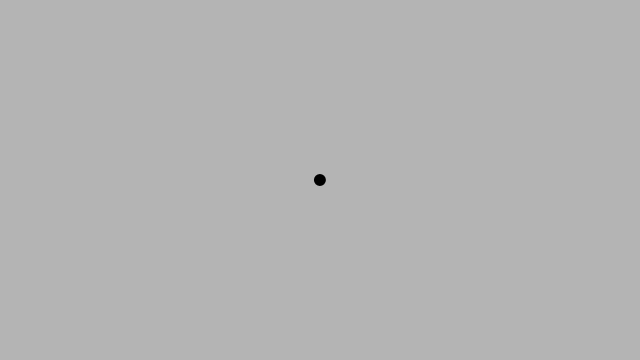
Frame 1 (no input)
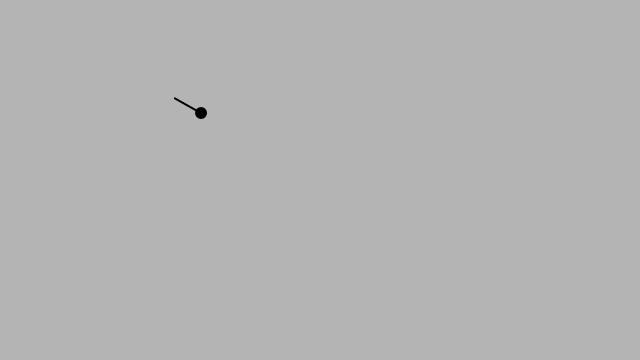
Frame 60 (no input)
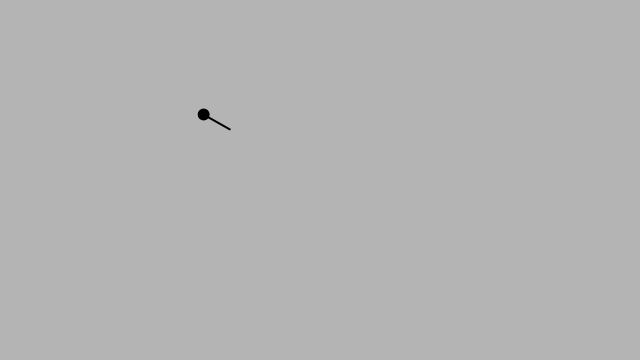
Frame 120 (the mouse pressed at the canvas centre since frame 60)

The p5.js sketch that drew these frames (run headless with seeded random() and noise() and a simulated clock; from frame 60 on, the mouse is pressed at the canvas centre):

// p5.js sketch
// ── sketch.js
let mover

function setup() {
  createCanvas(640, 360)
  mover = new Mover(width/2, height/2)
}

function draw() {
  background(180)
  
  mover.update()
  mover.show()

  // show vel
  line(mover.pos.x, mover.pos.y, mover.pos.x + 10*mover.vel.x, mover.pos.y + 10*mover.vel.y)
  // show acc
  // line(mover.pos.x, mover.pos.y, mover.pos.x + 500*mover.acc.x, mover.pos.y + 500*mover.acc.y)
}
// ── mover.js
class Mover {
  constructor(x, y) {
    this.pos = createVector(x, y)
    this.vel = createVector(0, 0)
    this.acc = createVector(0, 0)
  }

  update() {
    let mouse = createVector(mouseX, mouseY)
    this.acc = p5.Vector.sub(mouse, this.pos)
    this.acc.setMag(0.1)

    this.vel.add(this.acc)
    this.vel.limit(3)
    
    this.pos.add(this.vel)
    
    // this.pos.x = constrain(this.pos.x, 0, width)
    // this.pos.y = constrain(this.pos.y, 0, height)
  }

  show() {
    stroke(0)
    fill(0)
    strokeWeight(2)
    point(this.pos.x, this.pos.y)
    ellipse(this.pos.x, this.pos.y, 10)
  }
}
